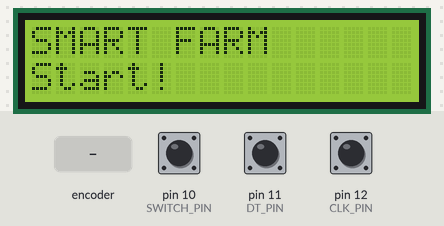
Recording of a sketch running on a simulated Arduino Uno, built with avr-gcc and run on an emulated ATmega328P. Parts: 16×2 character LCD. The test bench sets the inputs (shaded band); at power-on: pin 10 (SWITCH_PIN) HIGH, pin 11 (DT_PIN) HIGH, pin 12 (CLK_PIN) HIGH.

Above: at 1.3 s.
1.4 s: pin 10 (SWITCH_PIN) pulled LOW for 0.15 s
At 2.1 s:
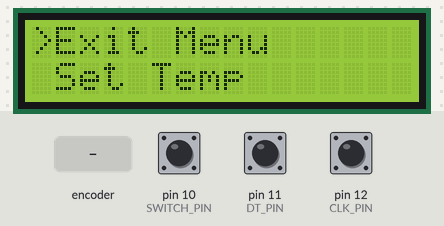
3.0 s: rotary encoder on pin 12 (CLK_PIN) / pin 11 (DT_PIN) turned 3 steps (first pin leading)
At 4.6 s:
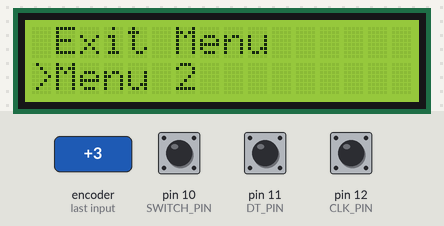
5.1 s: rotary encoder on pin 12 (CLK_PIN) / pin 11 (DT_PIN) turned 1 step (first pin leading)
At 6.0 s:
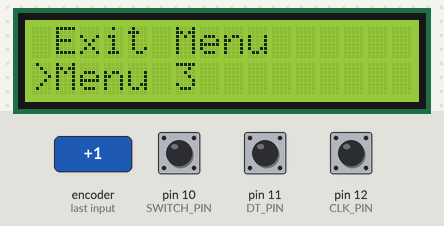
Timing chart, 0 to 8.1 s (numbered marks = the images above; inputs shaded):
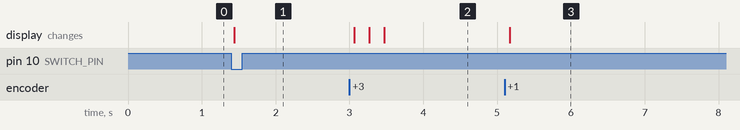

The sketch:

05_RotaryEncoder_LCD_Menu.ino
```cpp
#include <Wire.h>
#include <LiquidCrystal_I2C.h>
#include <Bounce2.h>

#define SWITCH_PIN 10
#define DT_PIN 11
#define CLK_PIN 12

byte menuCursor[8] = {
  B01000, //  *
  B00100, //   *
  B00010, //    *
  B00001, //     *
  B00010, //    *
  B00100, //   *
  B01000, //  *
  B00000  //
};
char * menuItems[] =
{"Exit Menu ", "Set Temp  ", "Menu 1    ", "Menu 2    ", "Menu 3    "};
int menuNum = sizeof(menuItems)/sizeof(char *); // array size
int menuStep = 0;  // 메뉴 단계 (0:초기 화면, 1:1단계 메뉴, 2:2단계 메뉴)
int itemStep = 0;  // 메뉴 값 (0:초기 화면, 1:메뉴_1, 2:메뉴_2, 3:메뉴_3)

int setTemp = 25;  // 온도 설정값

int lcdCols = 16;
int lcdRows = 2;

LiquidCrystal_I2C lcd(0x27, 16, 2);

Bounce debouncer = Bounce();

void setup() {
  Serial.begin(9600);

  pinMode(SWITCH_PIN, INPUT_PULLUP);

  // Initializes and clears the LCD screen
  lcd.init();
  lcd.backlight();
  lcd.begin(lcdCols, lcdRows);
  lcd.clear();

  lcd.createChar(0, menuCursor);

  debouncer.attach(SWITCH_PIN);
  debouncer.interval(5); // interval in ms
}

void loop() {
  debouncer.update();  // Update the Bounce instance
  if(debouncer.fell()) menuStep++;  // 버튼이 클릭되면 1씩 증가

  if(menuStep == 0) displayScreen();
  else if(menuStep == 1) displayMenu();
  else if(menuStep >= 3) { displayMenu(); menuStep = 1; lcd.setCursor(12, 1); lcd.print("  "); }
  else {
    switch(itemStep) {
    case 1:
      menuItem1();
      break;
    case 2:
      menuItem2();
      break;
    case 3:
      menuItem3();
      break;
    case 4:
      menuItem4();
      break;

 case 5:
      menuItem5();
      break;
    default:
    break;
    }
  }
}

void menuItem1() {  // 메뉴에서 나감, 디스플레이 모드로
  menuStep = 0;
 itemStep = 0;
}

void menuItem2() {
  lcd.setCursor(12, 1); lcd.print(setTemp);
  int change = getEncoderTurn();
  setTemp = setTemp + change;
}
void menuItem3() {
}
void menuItem4() {
}
void menuItem5() {
}

void displayScreen() {
  lcd.setCursor(0, 0);
  lcd.print("SMART FARM");
  lcd.setCursor(0, 1);
  lcd.print("Start!");
}

void displayMenu() {
  int change = getEncoderTurn();
  itemStep = itemStep + change;
  if(itemStep >= menuNum) itemStep = menuNum;
  else if(itemStep <= 1) itemStep = 1;

  if(itemStep <= lcdRows) {
    lcd.setCursor(0, itemStep - 1); lcd.write(byte(0));
    lcd.setCursor(0, lcdRows - itemStep); lcd.print(" ");
  } else {
    lcd.setCursor(0, lcdRows - 1); lcd.write(byte(0));
  }
 if(itemStep == 1) {
    lcd.setCursor(1, 0);
    lcd.print(menuItems[0]);
    lcd.setCursor(1, 1);
    lcd.print(menuItems[itemStep]);
  } else {
    lcd.setCursor(1, 1);
    lcd.print(menuItems[itemStep - 1]);
  }
}

int getEncoderTurn() {
  static int oldInc = LOW;
  static int oldDec = LOW;
  int result = 0;
  int newInc = digitalRead(CLK_PIN);
  int newDec = digitalRead(DT_PIN);

  if (newInc != oldInc || newDec != oldDec) {
    if (oldInc == LOW && newInc == HIGH) {
      result = -(oldDec * 2 - 1);
    }
  }
  oldInc = newInc;
  oldDec = newDec;

  return result;
}
```

Measured:
- after the input at 1.4 s, the display: changes at once (image 1)
- after the input at 3.0 s, the display: first changes after 0.07 s (image 2 shows a later state)
- after the input at 5.1 s, the display: changes after 0.07 s (image 3)
